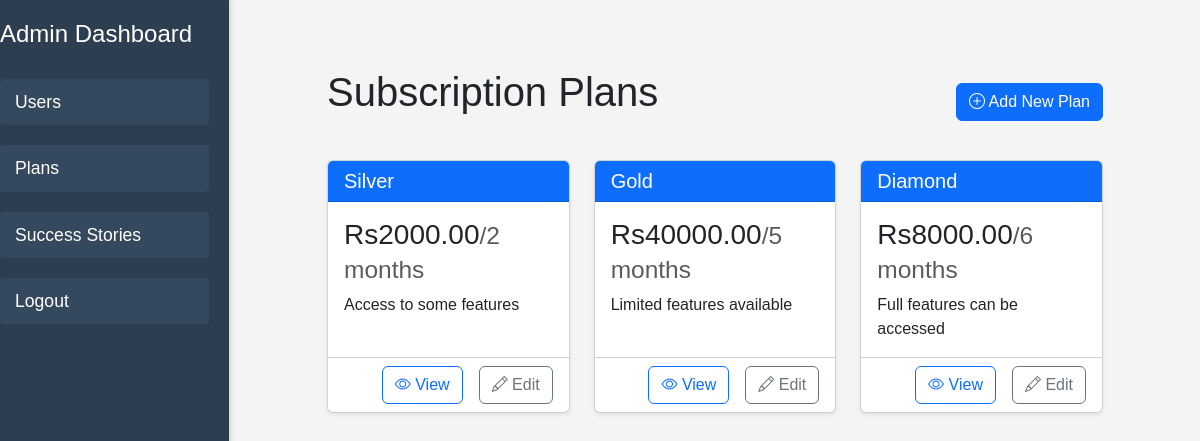
The app's page /plans/ with its own data.
### matrimonyapp/models.py (models this page shows, shortened)
class Plan(models.Model):
    name = models.CharField(max_length=100)
    duration_months = models.IntegerField()
    price = models.DecimalField(max_digits=10, decimal_places=2)
    description = models.TextField()
    is_active = models.BooleanField(default=True)
    created_at = models.DateTimeField(auto_now_add=True)
    updated_at = models.DateTimeField(auto_now=True)

### matrimonyapp/views.py (the view)
# urls.py: path('plans/', views.plans_list, name='plans_list'),
def plans_list(request):
    plans = Plan.objects.filter(is_active=True)
    return render(request, 'planslist.html', {'plans': plans})

### matrimonyapp/templates/planslist.html (shortened to what this page needs)
{% load static %}
<!DOCTYPE html>
<html lang="en">
<head>
    <link href="https://cdn.jsdelivr.net/npm/bootstrap@5.3.0/dist/css/bootstrap.min.css" rel="stylesheet">
    <link rel="stylesheet" href="https://cdn.jsdelivr.net/npm/bootstrap-icons@1.10.0/font/bootstrap-icons.css">
    <link rel="stylesheet" href="{% static 'css/admin.css' %}">
</head>
<body>
    <div class="dashboard-container">
        <aside class="sidebar">
            <h2>Admin Dashboard</h2>
            <nav>
                <ul>
                    <li><a href="{% url 'user_list' %}">Users</a></li>
                    <li><a href="{% url 'plans_list' %}" class="active">Plans</a></li>
                    <li><a href=" {% url 'success_stories' %}">Success Stories</a></li>
                    <li><a href="{% url 'logout' %}" class="logout-link">Logout</a></li>
                </ul>
            </nav>
        </aside>
        <main class="main-content">
            <div class="container py-5">
                <div class="d-flex justify-content-between align-items-center mb-4">
                    <h1 class="display-6">Subscription Plans</h1>
                    <a href="{% url 'add_plan' %}" class="btn btn-primary">
                        <i class="bi bi-plus-circle"></i> Add New Plan
                    </a>
                </div>
                <div class="row row-cols-1 row-cols-md-3 g-4">
                    {% for plan in plans %}
                    <div class="col">
                        <div class="card h-100 shadow-sm">
                            <div class="card-header bg-primary text-white">
                                <h5 class="card-title mb-0">{{ plan.name }}</h5>
                            </div>
                            <div class="card-body">
                                <h3 class="card-title pricing-card-title">Rs{{ plan.price }}<small class="text-muted fw-light">/{{ plan.duration_months }} months</small></h3>
                                <p class="card-text">{{ plan.description }}</p>
                            </div>
                            <div class="card-footer bg-transparent">
                                <div class="d-grid gap-2 d-md-flex justify-content-md-end">
                                    <a href="{% url 'plan_detail' plan.id %}" class="btn btn-outline-primary me-md-2">
                                        <i class="bi bi-eye"></i> View
                                    </a>
                                    <a href="{% url 'edit_plan' plan.id %}" class="btn btn-outline-secondary">
                                        <i class="bi bi-pencil"></i> Edit
                                    </a>
                                </div>
                            </div>
                        </div>
                    </div>
                    {% endfor %}
                </div>
            </div>
        </main>
    </div>
</body>
</html>

### matrimonyapp/static/css/admin.css (style rules this page uses)
body { font-family: 'Poppins', sans-serif; margin: 0; padding: 0; background-color: #f4f4f4; }
.dashboard-container { display: flex; min-height: 100vh; }
.sidebar { width: 250px; background-color: #2c3e50; color: #fff; padding: 20px; box-shadow: 2px 0 5px rgba(0, 0, 0, 0.1); border-right: 1px solid #ddd; position: relative; margin-left: -20px; }
.sidebar h2 { margin-bottom: 20px; font-size: 1.5em; }
.sidebar nav ul { list-style-type: none; padding: 0; margin: 0; display: flex; flex-direction: column; }
.sidebar nav ul li { margin: 10px 0; }
.sidebar nav ul li a { color: #fff; text-decoration: none; font-size: 1.1em; padding: 10px 15px; display: block; background-color: #34495e; border-radius: 4px; transition: background-color 0.3s, color 0.3s; }
.main-content { flex: 1; padding: 20px; }
.container { max-width: 800px; margin: 0 auto; }
h1 { font-size: 2em; margin-bottom: 20px; }

### records on screen
Plan: name "Silver", price "2000.00", duration_months "2", description "Access to some features"
Plan: name "Gold", price "40000.00", duration_months "5", description "Limited features available"
Plan: name "Diamond", price "8000.00", duration_months "6", description "Full features can be accessed"
